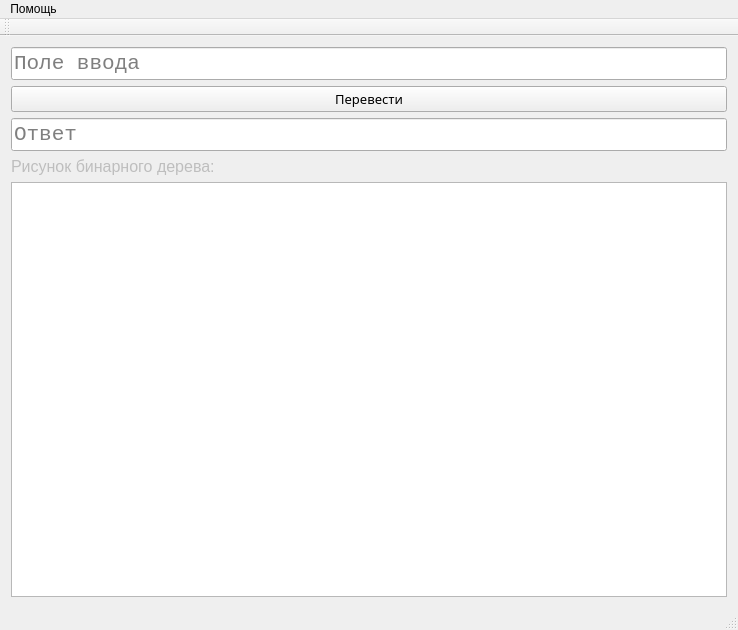
<?xml version="1.0" encoding="UTF-8"?>
<ui version="4.0">
 <class>MainWindow</class>
 <widget class="QMainWindow" name="MainWindow">
  <property name="geometry">
   <rect>
    <x>0</x>
    <y>0</y>
    <width>738</width>
    <height>630</height>
   </rect>
  </property>
  <property name="windowTitle">
   <string>Перевод в лес</string>
  </property>
  <widget class="QWidget" name="centralWidget">
   <layout class="QVBoxLayout" name="verticalLayout">
    <item>
     <widget class="QLineEdit" name="input">
      <property name="font">
       <font>
        <family>Consolas</family>
        <pointsize>16</pointsize>
       </font>
      </property>
      <property name="placeholderText">
       <string>Поле ввода</string>
      </property>
     </widget>
    </item>
    <item>
     <widget class="QPushButton" name="pushButton">
      <property name="font">
       <font>
        <family>Microsoft Tai Le</family>
        <pointsize>10</pointsize>
        <weight>50</weight>
        <italic>false</italic>
        <bold>false</bold>
        <underline>false</underline>
        <kerning>true</kerning>
       </font>
      </property>
      <property name="text">
       <string>Перевести</string>
      </property>
     </widget>
    </item>
    <item>
     <widget class="QLineEdit" name="output">
      <property name="enabled">
       <bool>true</bool>
      </property>
      <property name="font">
       <font>
        <family>Consolas</family>
        <pointsize>16</pointsize>
       </font>
      </property>
      <property name="inputMask">
       <string/>
      </property>
      <property name="text">
       <string/>
      </property>
      <property name="maxLength">
       <number>500</number>
      </property>
      <property name="readOnly">
       <bool>true</bool>
      </property>
      <property name="placeholderText">
       <string>Ответ</string>
      </property>
     </widget>
    </item>
    <item>
     <widget class="QLabel" name="label">
      <property name="enabled">
       <bool>false</bool>
      </property>
      <property name="font">
       <font>
        <pointsize>12</pointsize>
       </font>
      </property>
      <property name="text">
       <string>Рисунок бинарного дерева:</string>
      </property>
     </widget>
    </item>
    <item>
     <widget class="QGraphicsView" name="binTreePicture">
      <property name="maximumSize">
       <size>
        <width>5000</width>
        <height>5000</height>
       </size>
      </property>
     </widget>
    </item>
   </layout>
  </widget>
  <widget class="QMenuBar" name="menuBar">
   <property name="geometry">
    <rect>
     <x>0</x>
     <y>0</y>
     <width>738</width>
     <height>25</height>
    </rect>
   </property>
   <widget class="QMenu" name="menu">
    <property name="title">
     <string>Помощь</string>
    </property>
    <addaction name="action"/>
    <addaction name="action_2"/>
   </widget>
   <addaction name="menu"/>
  </widget>
  <widget class="QToolBar" name="mainToolBar">
   <attribute name="toolBarArea">
    <enum>TopToolBarArea</enum>
   </attribute>
   <attribute name="toolBarBreak">
    <bool>false</bool>
   </attribute>
  </widget>
  <widget class="QStatusBar" name="statusBar"/>
  <action name="action">
   <property name="text">
    <string>Правила ввода</string>
   </property>
  </action>
  <action name="action_2">
   <property name="text">
    <string>Формат вывода</string>
   </property>
  </action>
 </widget>
 <layoutdefault spacing="6" margin="11"/>
 <resources/>
 <connections/>
</ui>
